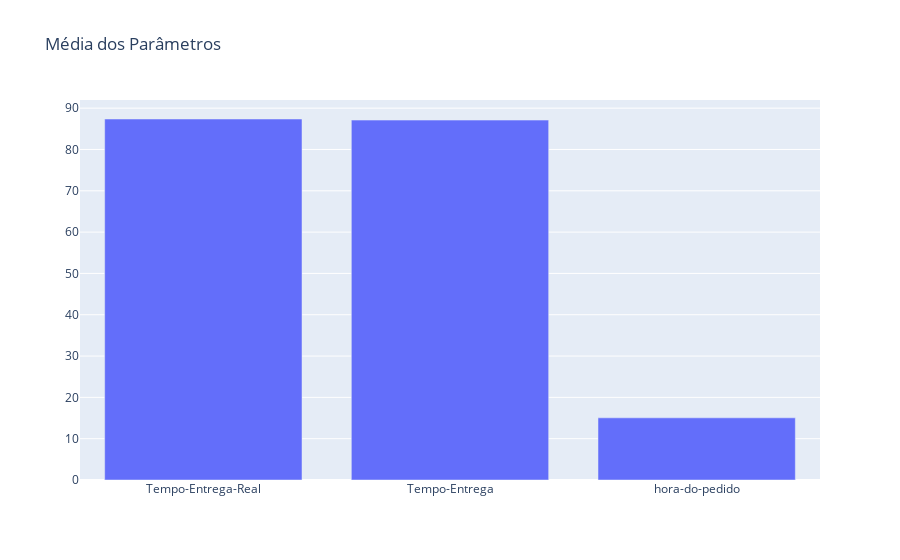

The code cell stored with this chart in its notebook:
### Code cell
import numpy as np
import plotly.graph_objects as go
import pandas as pd

dataFrame = pd.read_csv('https://gist.githubusercontent.com/altinodantas/2d57753e48eeacd20a6c1ff6ebe94f6d/raw/e6868648a75a340a651b5494e0f210f1010810aa/dados-delivery.csv')

#Selecionando as colunas do dataFrame
tempo_real = dataFrame['tempo-entrega-real']
tempo_entrega = dataFrame['tempo-entrega']
horario_pedido = dataFrame['hora-do-pedido']

#calcular a média
media_tempo_real = tempo_real.mean()
media_tempo_entrega = tempo_entrega.mean()
media_horario_pedido = horario_pedido.mean()

#criar um gráfico de barras
fig = go.Figure()
fig.add_trace(go.Bar(x=["Tempo-Entrega-Real", "Tempo-Entrega", "hora-do-pedido"], y=[media_tempo_real, media_tempo_entrega, media_horario_pedido]))

#adicionar um título ao gráfico
fig.update_layout(title="Média dos Parâmetros")

#exibir o gráfico
fig.show()

### Figure 1 — Plotly figure (JSON) as saved in the notebook; plotly's stock layout.template omitted (floating-point values rounded to 4 significant figures)
{"data": [{"type": "bar", "x": ["Tempo-Entrega-Real", "Tempo-Entrega", "hora-do-pedido"], "y": [87.38, 87.11, 15.05]}], "layout": {"title": {"text": "Média dos Parâmetros"}}}
